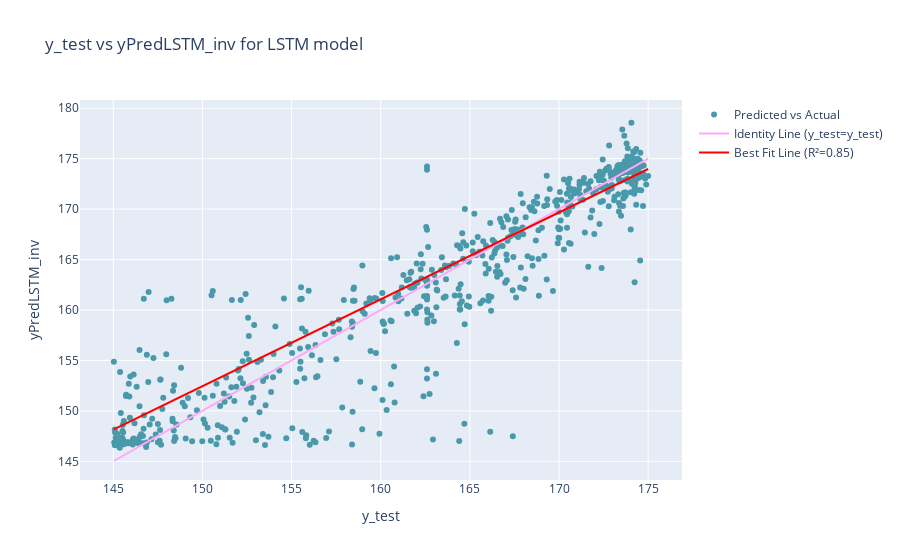

Write notebook code for a chart like this one.
### Code cell
yPredLSTM_inv = yPredLSTM_inv.reshape((len(yPredLSTM_inv),))


# Calculate R2 score
r2_LSTM = r2_score(y_test, yPredLSTM_inv)

# Best fit line
m_LSTM, b_LSTM = np.polyfit(y_test, yPredLSTM_inv, 1)

# Create traces
trace1_LSTM = go.Scatter(
    x = y_test,
    y = yPredLSTM_inv,
    mode = 'markers',
    name = 'Predicted vs Actual',
    marker=dict(color='#4A99AB')
)

trace2_LSTM = go.Scatter(
    x = y_test,
    y = y_test,
    mode = 'lines',
    name = 'Identity Line (y_test=y_test)',
    line=dict(color='#FFA8F8')
)

trace3_LSTM = go.Scatter(
    x = y_test,
    y = m*y_test + b,
    mode = 'lines',
    name = f'Best Fit Line (R²={r2_LSTM:.2f})',
    line=dict(color='red')
)

dataLSTM = [trace1_LSTM, trace2_LSTM, trace3_LSTM]

# Layout can be customized as needed
layoutLSTM = go.Layout(
    title = 'y_test vs yPredLSTM_inv for LSTM model',
    xaxis = dict(title = 'y_test'),
    yaxis = dict(title = 'yPredLSTM_inv'),
    showlegend = True
)

figLSTM = go.Figure(data=dataLSTM, layout=layoutLSTM)

# Show plot
figLSTM.show()

### Figure 1 — Plotly figure (JSON) as saved in the notebook; plotly's stock layout.template omitted (floating-point values rounded to 4 significant figures; data arrays with more than 128 entries replaced by an {"elided": "..."} marker saying what was removed)
{"data": [{"marker": {"color": "#4A99AB"}, "mode": "markers", "name": "Predicted vs Actual", "x": {"elided": "661 float values"}, "y": {"elided": "661 float values"}, "type": "scatter"}, {"line": {"color": "#FFA8F8"}, "mode": "lines", "name": "Identity Line (y_test=y_test)", "x": {"elided": "661 float values"}, "y": {"elided": "661 float values"}, "type": "scatter"}, {"line": {"color": "red"}, "mode": "lines", "name": "Best Fit Line (R²=0.85)", "x": {"elided": "661 float values"}, "y": {"elided": "661 float values"}, "type": "scatter"}], "layout": {"showlegend": true, "title": {"text": "y_test vs yPredLSTM_inv for LSTM model"}, "xaxis": {"title": {"text": "y_test"}}, "yaxis": {"title": {"text": "yPredLSTM_inv"}}}}
